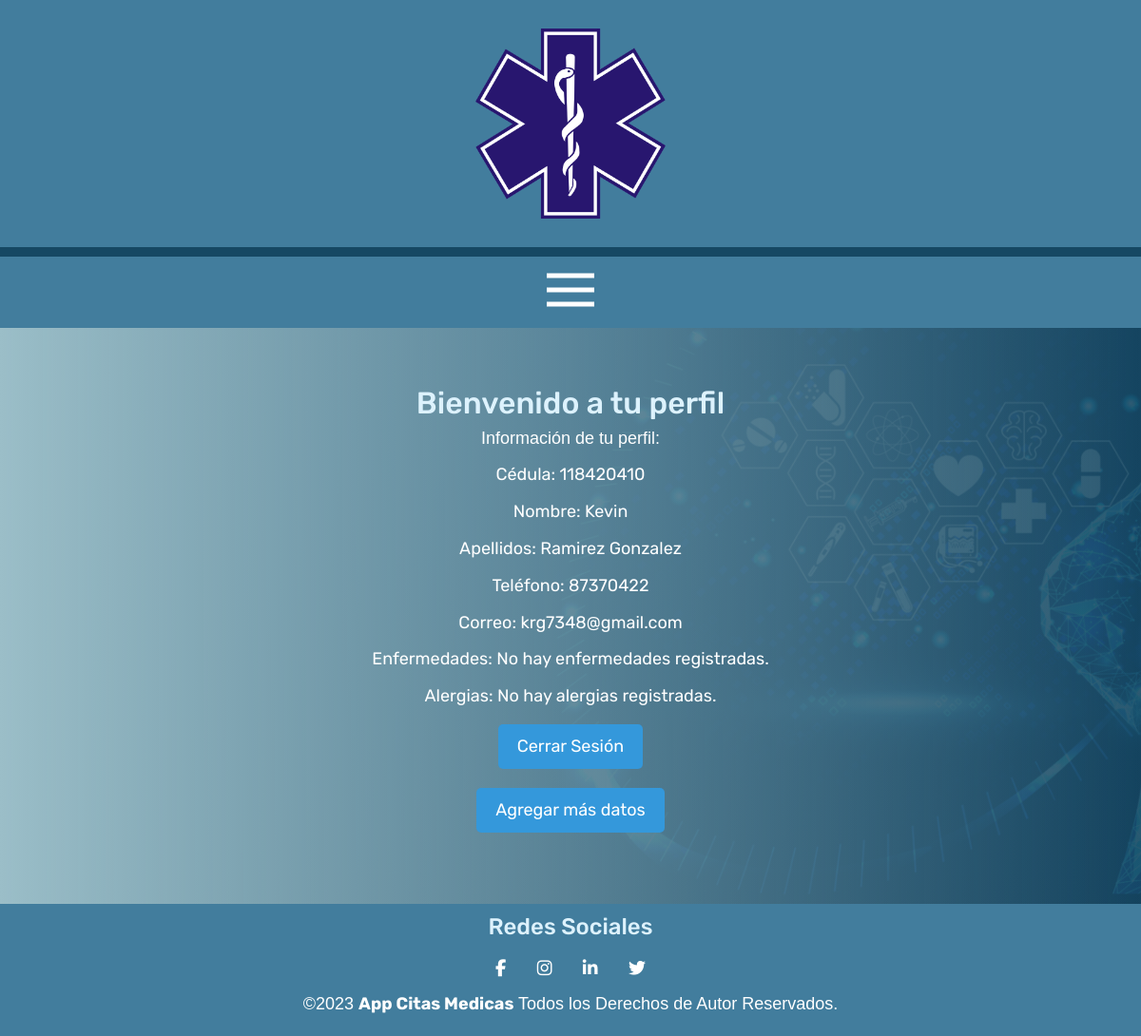
/perfil.php (signed in), run on an earlier commit of the app's database.
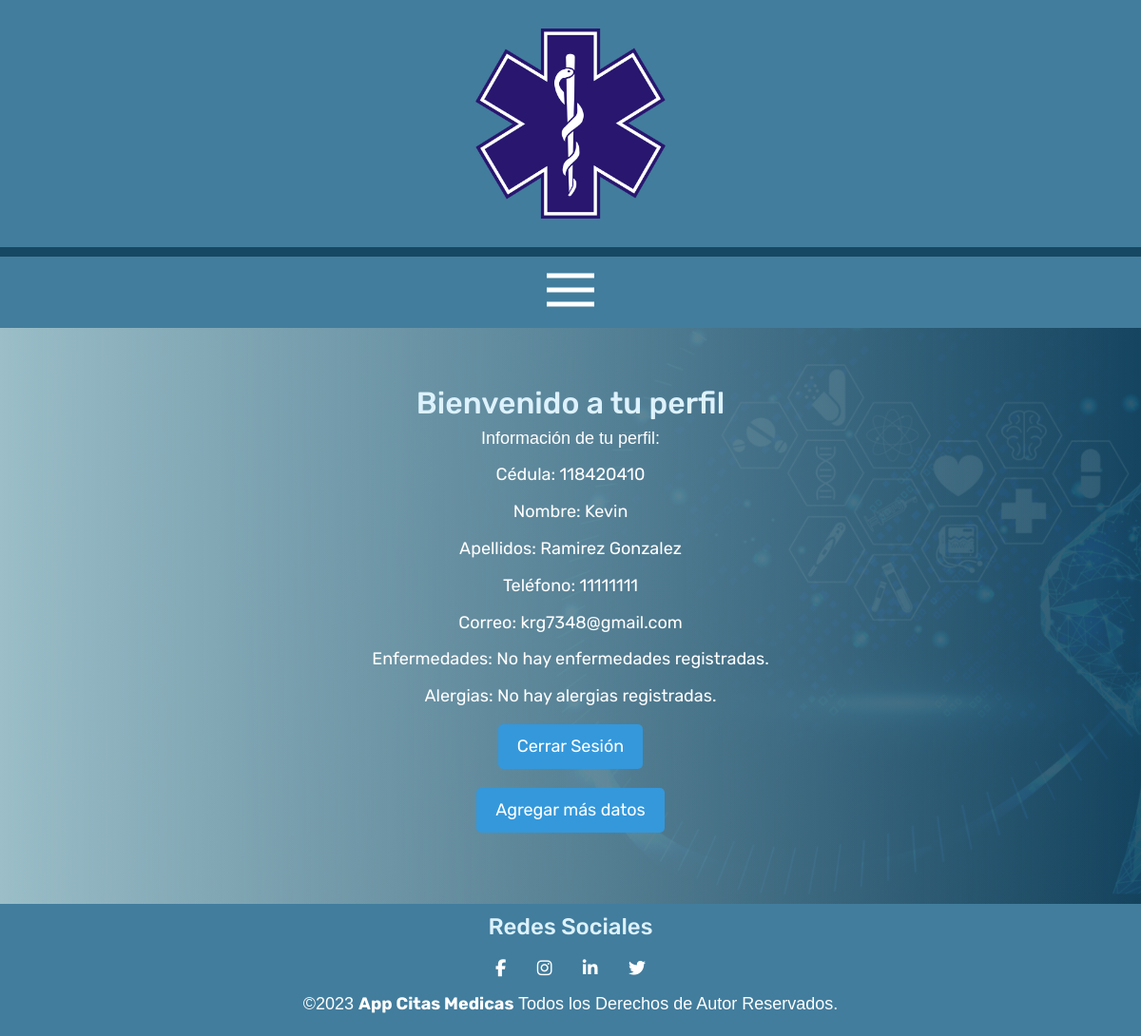
And on a later commit of the database.
### tables this page shows
CREATE TABLE `tab_usuarios` (
    `Cédula` VARCHAR(255) NOT NULL,
    `PrimerNombre` VARCHAR(100) NOT NULL,
    `SegundoNombre` VARCHAR(100) NULL,
    `PrimerApellido` VARCHAR(100) NOT NULL,
    `SegundoApellido` VARCHAR(100) NOT NULL,
    `Teléfono` VARCHAR(100) NOT NULL,
    `Correo` VARCHAR(100) NOT NULL,
    `Contraseña` VARCHAR(255) NOT NULL,
    `TipoSangre` VARCHAR(2) NULL,
    `Estatura` DOUBLE NULL,
    `Peso` DOUBLE NULL,
    PRIMARY KEY (`Cédula`)
);

### dbCRUD/datosCRUD.php (called while the page is built, shortened)
<?php
function getDatosArray($sql) {
    $retorno = array();
    try {
        $oConexion = Conecta();
        if(mysqli_set_charset($oConexion, "utf8")){
            if(!$result = mysqli_query($oConexion, $sql)) die();
            while ($row = mysqli_fetch_array($result)) {
                $retorno[] = $row;
            }
        }
    } catch (Throwable $th) {
        error_log($th, 0);
    }finally{
        Desconecta($oConexion);
    }
    return $retorno;
}

### perfil.php (the view, shortened to what this page needs)
<?php
    require_once "templates/head.php";
    require_once "templates/headerNavbar.php";
    require_once "dbCRUD/datosCRUD.php";
?>
<main>
<?php
$cedula = $_SESSION['id'];
$query = "SELECT * FROM tab_usuarios WHERE Cédula = $cedula";
$resultado = getDatosArray($query);
$queryAlergias = "SELECT a.Nombre FROM tab_alergias a
LEFT JOIN tab_alergiasusuario au ON au.CodAlergia = a.CodAlergia
WHERE au.Cédula = $cedula";
$alergias = getDatosArray($queryAlergias);
$queryEnfermedades = "SELECT e.Enfermedad FROM tab_historialmedico e
LEFT JOIN tab_historialmedicousuario eu ON eu.CodHistorial = e.CodHistorial
WHERE eu.Cédula = $cedula";
$enfermedades = getDatosArray($queryEnfermedades);
echo "<div class='contenedor__perfil'>";
echo "<h2>Bienvenido a tu perfil</h2>";
echo "<p>Información de tu perfil:</p>";
if (!empty($resultado)) {
    foreach ($resultado as $usuario) {
        echo "<ul class='perfil-ul'>";
        echo "<li>Cédula: " . $usuario['Cédula'] . "</li>";
        echo "<li>Nombre: " . $usuario['PrimerNombre'] . "</li>";
        echo "<li>Apellidos: " . $usuario['PrimerApellido'] .'  '. $usuario['SegundoApellido']."</li>";
        echo "<li>Teléfono: " . $usuario['Teléfono'] . "</li>";
        echo "<li>Correo: " . $usuario['Correo'] . "</li>";
        echo "<li>Enfermedades: ";
        if(!empty($enfermedades)){
            foreach ($enfermedades as $enfermedad) {
                echo "<br>".$enfermedad['Enfermedad'];
            }
        }
        else {
            echo "No hay enfermedades registradas.";
        }
        echo "</li>";
        echo "<li>Alergias: ";
        if(!empty($alergias)){
            foreach ($alergias as $alergia) {
                echo "<br>".$alergia['Nombre'];
            }
        }
        else {
            echo "No hay alergias registradas.";
        }
        echo "</li>";
        echo "</ul>";
    }
} else {
    echo "<p>No se encontraron detalles del perfil.</p>";
}
echo "<p><a class='usuario___links' href='cerrarsesion.php'>Cerrar Sesión</a></p>";
echo "<p><a class='usuario___links' href='agregarperfil.php'>Agregar más datos</a></p>";
echo "</div>";
?>
</main>
<?php
    require_once "templates/footer.php";
?>

What changed in the data, as far as the page shows it:
changed tab_usuarios "Kevin": Teléfono "87370422" → "11111111"
